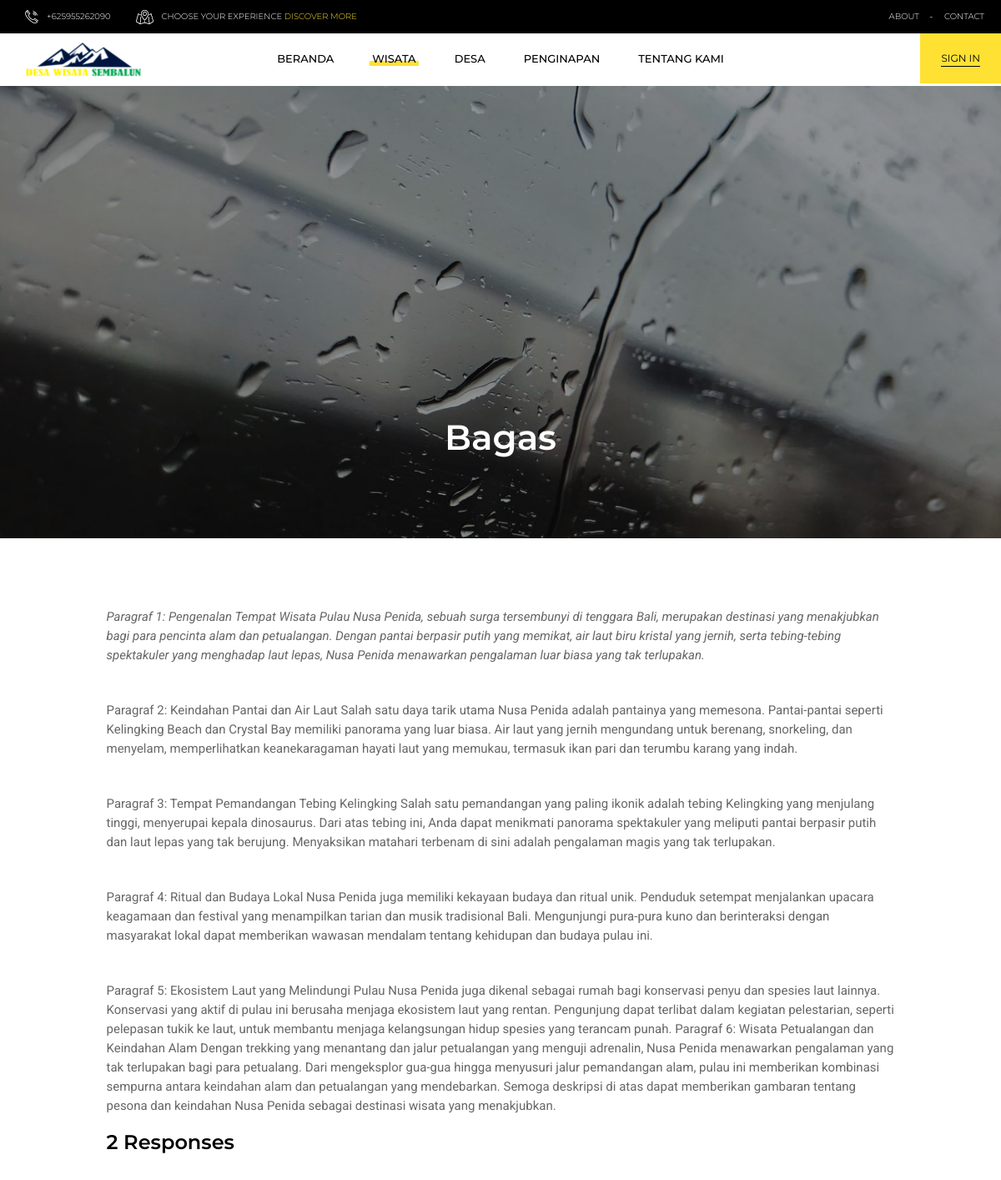
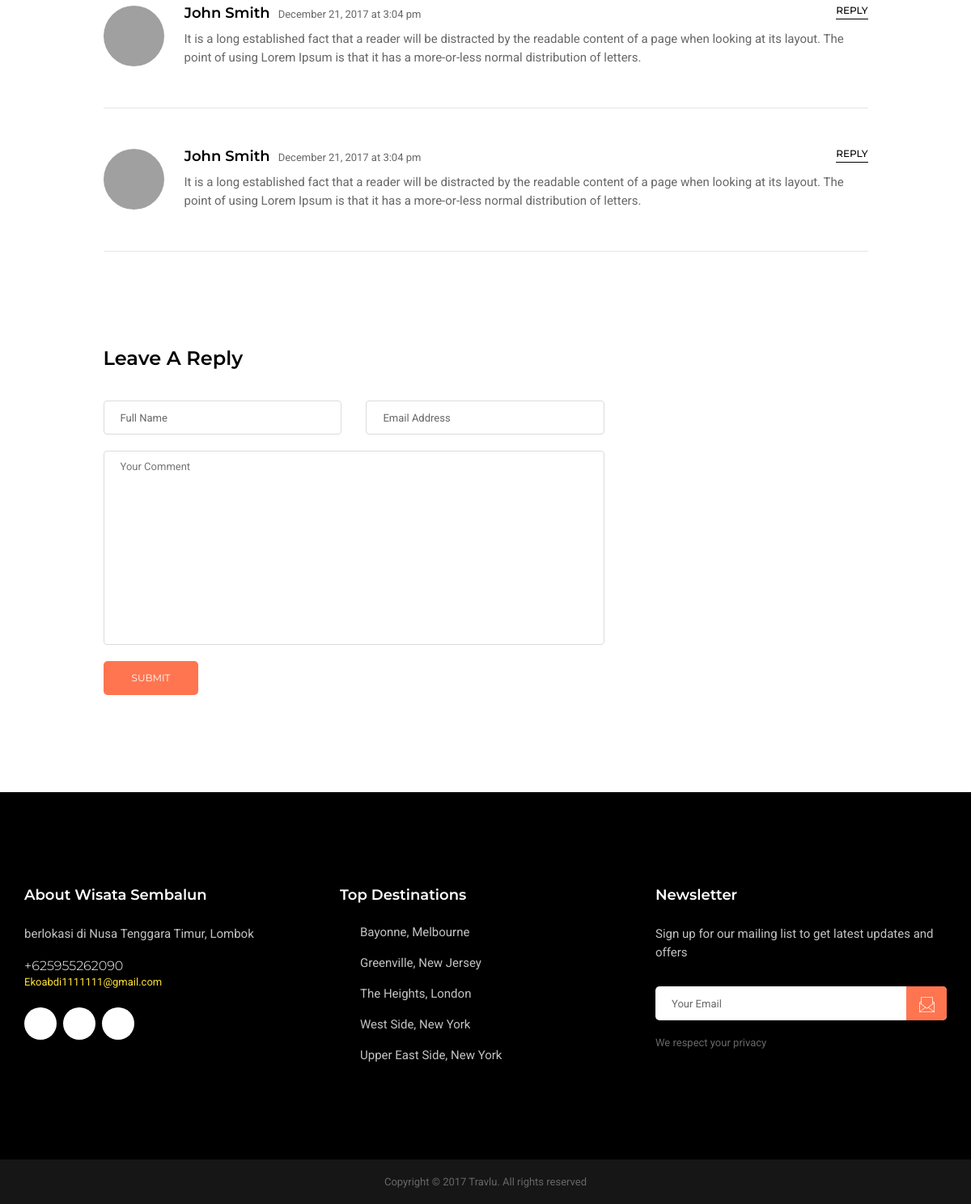
Screenshot of /destinationsdetail.php?id=17 with the database file from the repository (2 pictures, top to bottom).
### tables this page shows
CREATE TABLE `wisata` (
  `id` int NOT NULL,
  `nama_wisata` varchar(100) NOT NULL,
  `gambar_wisata` varchar(255) DEFAULT NULL,
  `deskripsi_wisata` text
);

### destinationsdetail.php (the view, shortened to what this page needs)
<?php
include 'db.php';
$id = $_GET['id'];
$sql = "SELECT * FROM wisata WHERE id = $id";
$result = $conn->query($sql);
$row = $result->fetch_assoc();
?>
<!doctype html>
	<html class="no-js" lang="zxx">
<head>
	<?php include 'includes/style.php'; ?>
</head>
<body>
	<div id="tg-wrapper" class="tg-wrapper tg-haslayout">
		<?php
			include 'includes/header.php';
		?>
		<section class="tg-parallax tg-innerbanner tg-innerbannervtwo" data-appear-top-offset="600" data-parallax="scroll" data-image-src="admin/wisata/<?= $row['gambar_wisata']; ?>">
			<div class="tg-sectionspace tg-haslayout">
				<div class="container">
					<div class="row">
						<div class="col-xs-12 col-sm-12 col-md-12 col-lg-12">
							<h1><?= $row['nama_wisata']; ?></h1>
						</div>
					</div>
				</div>
			</div>
		</section>
		<main id="tg-main" class="tg-main tg-haslayout">
			<div class="container">
				<div class="row">
					<div class="col-xs-12 col-sm-12 col-md-10 col-md-push-1 col-lg-10 col-lg-push-1">
						<div id="tg-content" class="tg-content">
							<div class="tg-blogdetail">
								<div class="desc">
									<?= $row['deskripsi_wisata']; ?>
								</div>
								<div class="tg-comments mt-3">
									<div class="tg-heading tg-headingvtwo">
										<h2>2 Responses</h2>
									</div>
									<ul id="tg-comments" class="tg-comments">
										<li>
											<div class="tg-comment">
												<figure><img src="images/avatars/img-03.jpg" alt="image description"></figure>
												<div class="tg-content">
													<div class="tg-commenthead">
														<div class="tg-author">
															<h3>John Smith</h3>
															<time datetime="2017-12-12">December 21, 2017 at 3:04 pm</time>
														</div>
														<a class="tg-reply" href="javascript:void(0);">reply</a>
													</div>
													<div class="tg-description">
														<p>It is a long established fact that a reader will be distracted by the readable content of a page when looking at its layout. The point of using Lorem Ipsum is that it has a more-or-less normal distribution of letters.</p>
													</div>
												</div>
											</div>
										</li>
										<li>
											<div class="tg-comment">
												<figure><img src="images/avatars/img-03.jpg" alt="image description"></figure>
												<div class="tg-content">
													<div class="tg-commenthead">
														<div class="tg-author">
															<h3>John Smith</h3>
															<time datetime="2017-12-12">December 21, 2017 at 3:04 pm</time>
														</div>
														<a class="tg-reply" href="javascript:void(0);">reply</a>
													</div>
													<div class="tg-description">
														<p>It is a long established fact that a reader will be distracted by the readable content of a page when looking at its layout. The point of using Lorem Ipsum is that it has a more-or-less normal distribution of letters.</p>
													</div>
												</div>
											</div>
										</li>
									</ul>
								</div>
								<div class="tg-leaveyourcomment">
									<div class="tg-heading tg-headingvtwo">
										<h2>Leave a Reply</h2>
									</div>
									<form class="tg-formtheme tg-formleavecomment">
										<fieldset>
											<div class="row">
												<div class="col-xs-12 col-sm-12 col-md-4 col-lg-4">
													<div class="form-group">
														<input type="text" name="fullname" class="form-control" placeholder="Full Name">
													</div>
												</div>
												<div class="col-xs-12 col-sm-12 col-md-4 col-lg-4">
													<div class="form-group">
														<input type="email" name="email" class="form-control" placeholder="Email Address">
													</div>
												</div>
												<div class="col-xs-12 col-sm-12 col-md-8 col-lg-8">
													<div class="form-group">
														<textarea placeholder="Your Comment"></textarea>
													</div>
												</div>
												<div class="col-xs-12 col-sm-12 col-md-8 col-lg-8">
													<button class="tg-btn"><span>submit</span></button>
												</div>
											</div>
										</fieldset>
									</form>
								</div>
							</div>
						</div>
					</div>
				</div>
			</div>
		</main>
		<?php include 'includes/footer.php'; ?>
	</div>
</body>
</html>

### css/transitions.css (style rules this page uses)
*:after, *:before, p a, a, .tg-socialicons li a, .tg-roundicontext, .tg-roundicontext .tg-usericonholder, .owl-carousel .owl-dot span, .tg-trendingtrip figure img, .tg-trendingtrip .tg-hover .tg-stars, .tg-trendingtrip .tg-hover .tg-tourduration, .tg-trendingtrip .tg-hover .tg-pricearea, .tg-themetabnav li a img, .tg-post figure img, .tg-post figure .tg-hover, .tg-homesliderthumbnails .item figcaption, .tg-ourpartnersvtwo li figure a img, .tg-panel h4, .sub-menu, .mega-menu, .tg-topdestination figure figcaption, .tg-topdestination figure a img, .tg-btnviewall, .tg-share, .tg-bookingtabs .tg-themetabnav li a span, .tg-panel h4, .tg-panel h4:after, .tg-couponapply .form-group .tg-btn, .tg-cartitems, .tg-search .tg-destinations li a h3, .tg-navtbs li, .tg-navtbs li:after, .tg-destination figure a img, .tg-btnroundprev, .tg-btnroundnext, .tg-btnaddtocart span, .tg-prevpost a h2, .tg-nextpost a h2, .tg-tourdestination figure a img { -webkit-transition: all 300ms ease-in-out; -moz-transition: all 300ms ease-in-out; -ms-transition: all 300ms ease-in-out; -o-transition: all 300ms ease-in-out; transition: all 300ms ease-in-out; }

### css/color.css (style rules this page uses)
a, p a, p a:hover, a:hover, a:focus, a:active, .tg-stars span:after, .tg-btn:hover, .tg-featuretitle h2 span, .tg-populartourtitle h3 a:hover, .tg-pricearea h4, .tg-destinations li a:hover h3, .tg-guidecontenthead h4:hover a, .tg-bgdark .tg-destinations li a em, .tg-panel h4:hover, .tg-panel h4.active, .tg-contactinfoicon, .tg-contactinfoicon i, .tg-dropdownusermenu li a:hover, .tg-newcontent .tg-pricearea h4, .tg-widget.tg-widgetcatagories ul li:hover a, .tg-widget.tg-widgetcatagories ul li:hover:before, .tg-formicon i, .tg-bookingtabs .tg-themetabnav li:hover a span, .tg-bookingtabs .tg-themetabnav li.active a span, .tg-liststyle li:before, .tg-btnedit, .tg-widgetpersonprice ul li .tg-totalpayment em, .tg-widgetdashboard ul li:hover a, .tg-widgetdashboard ul li:hover a i, .tg-widgetdashboard ul li.selected a, .tg-widgetdashboard ul li.selected i, .tg-subtotal span, .tg-reply:hover, .tg-prevpost a:hover h2, .tg-nextpost a:hover h2, .tg-socialicons li a:hover i, .location_indicator:before { color: #ff7550; }
.tg-btn, .tg-descount, .tg-formnewsletter button, .tg-locationname, .tg-btnplay, .tg-findtourvfour, .tg-btntoggleform, .tg-pagination ul li.tg-active a, .tg-pagination ul li a:hover, .tg-select .dropdown-menu>.active>a, .tg-select .dropdown-menu>.active>a:focus, .tg-select .dropdown-menu>.active>a:hover, .tg-select .dropdown-menu.inner li a:hover, .tg-bookingtabs .tg-themetabnav li:hover a:before, .tg-bookingtabs .tg-themetabnav li.active a:before, .tg-couponapply .form-group .tg-btn:hover, .tg-widgetpersonprice ul li .tg-btn, .tg-dashboardcontent table tr .tg-btnview:hover, .tg-fulltourdetail .tg-totalprice .tg-totalpayment, .tg-imgholder .tg-btn:hover, .tg-btnarea .tg-btn, .tg-pkgplanfoot .tg-btn:hover, .tg-btnaddtocart:hover, .tg-formleavecomment .tg-btn { background:#ff7550; }

### css/responsive.css (style rules this page uses)
@media (max-width:1280px) { .tg-innerbannervtwo .tg-sectionspace { padding: 400px 0 100px; } }

### destinationsdetail.php (style rules this page uses)
.desc { word-wrap: break-word; white-space: pre-line; }

### rows the page displays
wisata: nama_wisata "Bagas", deskripsi_wisata "Paragraf 1: Pengenalan Tempat Wisata Pulau Nusa Penida, sebuah surga tersembunyi di tenggara Bali, merupakan destinasi yang menakjubkan bagi para pencinta alam dan petualangan. Dengan pantai berpasir putih yang memikat, air laut biru kristal yang jernih, serta tebing-tebing spektakuler yang menghadap laut lepas, Nusa Penida menawarkan pengalaman luar biasa yang tak terlupakan. Paragraf 2: Keindahan Pantai dan Air Laut Salah satu daya tarik utama Nusa Penida adalah pantainya yang memesona. Pantai-pantai seperti Kelingking Beach dan Crystal Bay memiliki panorama yang luar biasa. Air laut yang jernih mengundang untuk berenang, snorkeling, dan menyelam, memperlihatkan keanekaragaman hayati laut…"
